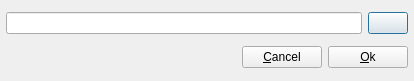
<?xml version="1.0" encoding="UTF-8"?>
<ui version="4.0">
 <class>StringDialog</class>
 <widget class="QDialog" name="StringDialog">
  <property name="geometry">
   <rect>
    <x>0</x>
    <y>0</y>
    <width>414</width>
    <height>81</height>
   </rect>
  </property>
  <property name="windowTitle">
   <string>String</string>
  </property>
  <layout class="QVBoxLayout" name="verticalLayout">
   <property name="spacing">
    <number>6</number>
   </property>
   <property name="leftMargin">
    <number>6</number>
   </property>
   <property name="topMargin">
    <number>6</number>
   </property>
   <property name="rightMargin">
    <number>6</number>
   </property>
   <property name="bottomMargin">
    <number>6</number>
   </property>
   <item>
    <layout class="QHBoxLayout" name="horizontalLayout">
     <item>
      <widget class="QLineEdit" name="lineEdit">
       <property name="toolTip">
        <string>The text.</string>
       </property>
      </widget>
     </item>
     <item>
      <widget class="QPushButton" name="buttonFileDialog">
       <property name="maximumSize">
        <size>
         <width>40</width>
         <height>16777215</height>
        </size>
       </property>
       <property name="toolTip">
        <string>Open a file dialog.</string>
       </property>
       <property name="icon">
        <iconset resource="../ressources.qrc">
         <normaloff>:/icons/icons/open127.png</normaloff>:/icons/icons/open127.png</iconset>
       </property>
      </widget>
     </item>
    </layout>
   </item>
   <item>
    <layout class="QHBoxLayout" name="horizontalLayout_2">
     <item>
      <spacer name="horizontalSpacer">
       <property name="orientation">
        <enum>Qt::Horizontal</enum>
       </property>
       <property name="sizeHint" stdset="0">
        <size>
         <width>40</width>
         <height>20</height>
        </size>
       </property>
      </spacer>
     </item>
     <item>
      <widget class="QPushButton" name="buttonCancel">
       <property name="text">
        <string>&amp;Cancel</string>
       </property>
       <property name="shortcut">
        <string>Esc</string>
       </property>
      </widget>
     </item>
     <item>
      <widget class="QPushButton" name="buttonOk">
       <property name="text">
        <string>&amp;Ok</string>
       </property>
       <property name="shortcut">
        <string>Return</string>
       </property>
      </widget>
     </item>
    </layout>
   </item>
  </layout>
 </widget>
 <resources>
  <include location="../ressources.qrc"/>
 </resources>
 <connections>
  <connection>
   <sender>buttonCancel</sender>
   <signal>clicked()</signal>
   <receiver>StringDialog</receiver>
   <slot>reject()</slot>
   <hints>
    <hint type="sourcelabel">
     <x>315</x>
     <y>68</y>
    </hint>
    <hint type="destinationlabel">
     <x>179</x>
     <y>73</y>
    </hint>
   </hints>
  </connection>
  <connection>
   <sender>buttonOk</sender>
   <signal>clicked()</signal>
   <receiver>StringDialog</receiver>
   <slot>accept()</slot>
   <hints>
    <hint type="sourcelabel">
     <x>402</x>
     <y>68</y>
    </hint>
    <hint type="destinationlabel">
     <x>214</x>
     <y>59</y>
    </hint>
   </hints>
  </connection>
 </connections>
</ui>
